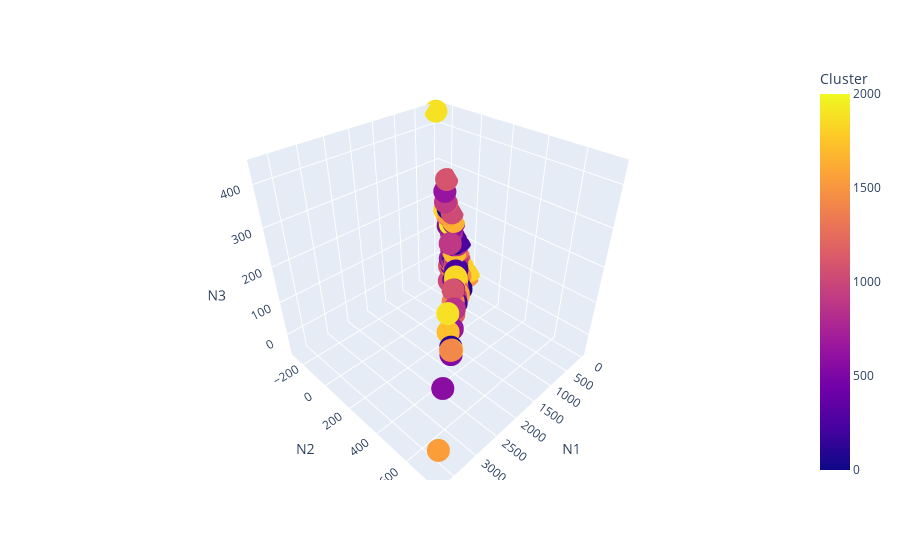

The notebook cell saved with this chart:
### Code cell
fig = px.scatter_3d(res2, x = 'N1', 
                    y = 'N2', 
                    z = 'N3',
                    color="Cluster")
  
fig.show()

### Figure 1 — Plotly figure (JSON) as saved in the notebook; plotly's stock layout.template omitted (floating-point values rounded to 4 significant figures; data arrays with more than 128 entries replaced by an {"elided": "..."} marker saying what was removed)
{"data": [{"hovertemplate": "N1=%{x}<br>N2=%{y}<br>N3=%{z}<br>Cluster=%{marker.color}<extra></extra>", "legendgroup": "", "marker": {"color": {"elided": "2019 int values"}, "coloraxis": "coloraxis", "symbol": "circle"}, "mode": "markers", "name": "", "scene": "scene", "showlegend": false, "type": "scatter3d", "x": {"elided": "2019 float values"}, "y": {"elided": "2019 float values"}, "z": {"elided": "2019 float values"}}], "layout": {"coloraxis": {"colorbar": {"title": {"text": "Cluster"}}, "colorscale": [[0, "#0d0887"], [0.1111, "#46039f"], [0.2222, "#7201a8"], [0.3333, "#9c179e"], [0.4444, "#bd3786"], [0.5556, "#d8576b"], [0.6667, "#ed7953"], [0.7778, "#fb9f3a"], [0.8889, "#fdca26"], [1, "#f0f921"]]}, "legend": {"tracegroupgap": 0}, "margin": {"t": 60}, "scene": {"domain": {"x": [0, 1], "y": [0, 1]}, "xaxis": {"title": {"text": "N1"}}, "yaxis": {"title": {"text": "N2"}}, "zaxis": {"title": {"text": "N3"}}}}}
